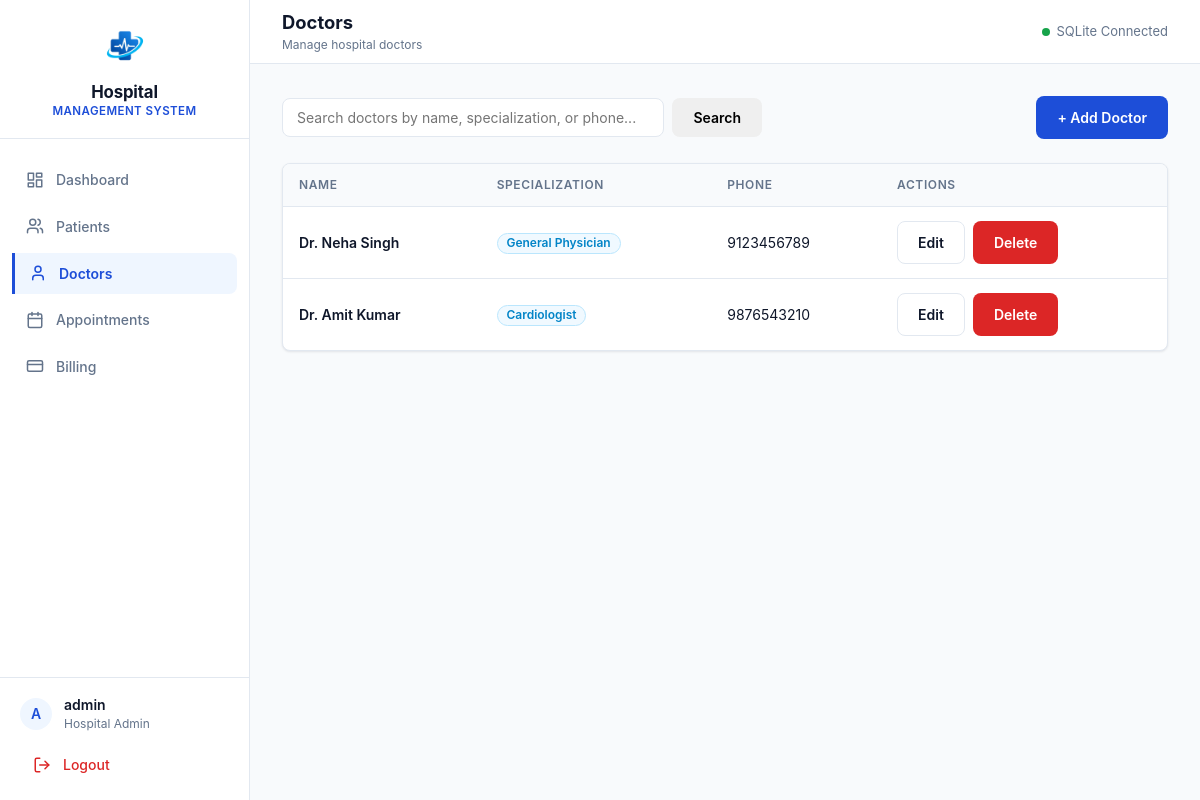
/doctors (signed in), run on the app's committed database.
### tables this page shows
CREATE TABLE doctors (
            doctor_id INTEGER PRIMARY KEY AUTOINCREMENT,
            name TEXT NOT NULL,
            specialization TEXT NOT NULL,
            phone TEXT NOT NULL
        );

### app.py (the view)
@app.route("/doctors")
@login_required
def doctors():
    search_query = request.args.get("search", "").strip()
    database = get_database_connection()
    if search_query:
        search_pattern = build_like_pattern(search_query)
        doctor_records = database.execute(
            """
            SELECT doctor_id, name, specialization, phone
            FROM doctors
            WHERE name LIKE ? ESCAPE '\\'
               OR specialization LIKE ? ESCAPE '\\'
               OR phone LIKE ? ESCAPE '\\'
            ORDER BY doctor_id DESC
            """,
            (
                search_pattern,
                search_pattern,
                search_pattern,
            ),
        ).fetchall()
    else:
        doctor_records = database.execute("""
            SELECT doctor_id, name, specialization, phone
            FROM doctors
            ORDER BY doctor_id DESC
            """).fetchall()
    return render_template(
        "doctors.html",
        doctors=doctor_records,
        search_query=search_query,
    )

### app.py (called while the page is built)
def get_database_connection():
    if "database" not in g:
        g.database = sqlite3.connect(DATABASE_PATH)
        g.database.row_factory = sqlite3.Row
        g.database.execute("PRAGMA foreign_keys = ON")
    return g.database

@app.teardown_appcontext
def close_database_connection(exception=None):
    database = g.pop("database", None)
    if database is not None:
        database.close()

def login_required(view_function):
    @wraps(view_function)
    def decorated_function(*args, **kwargs):
        if "user" not in session:
            return redirect(url_for("login"))
        return view_function(*args, **kwargs)
    return decorated_function

### templates/doctors.html (shortened to what this page needs)
{% extends "base.html" %}
{% block header_title %}Doctors{% endblock %}
{% block header_subtitle %}Manage hospital doctors{% endblock %}
{% block content %}
<div class="page-toolbar">
  <form action="{{ url_for('doctors') }}" method="GET" class="search-form" role="search">
    <div class="search-input-group">
      <input
        type="text"
        name="search"
        class="form-control search-input"
        placeholder="Search doctors by name, specialization, or phone..."
        value="{{ search_query }}"
        aria-label="Search doctors"
      >
      <button type="submit" class="btn btn-secondary">Search</button>
    </div>
  </form>
  <a href="{{ url_for('add_doctor') }}" class="btn btn-primary">+ Add Doctor</a>
</div>
{% if doctors %}
  <div class="content-card">
    <div class="table-responsive">
      <table class="data-table">
        <thead>
          <tr>
            <th scope="col">Name</th>
            <th scope="col">Specialization</th>
            <th scope="col">Phone</th>
            <th scope="col">Actions</th>
          </tr>
        </thead>
        <tbody>
          {% for doctor in doctors %}
            <tr>
              <td class="font-medium">{{ doctor.name }}</td>
              <td><span class="badge badge-info">{{ doctor.specialization }}</span></td>
              <td>{{ doctor.phone }}</td>
              <td>
                <div class="table-actions">
                  <a href="{{ url_for('edit_doctor', doctor_id=doctor.doctor_id) }}" class="btn btn-sm btn-outline">Edit</a>
                  <a href="{{ url_for('delete_doctor', doctor_id=doctor.doctor_id) }}" class="btn btn-sm btn-danger">Delete</a>
                </div>
              </td>
            </tr>
          {% endfor %}
        </tbody>
      </table>
    </div>
  </div>
{% endif %}
{% endblock %}

### static/css/style.css (style rules this page uses)
:root { --primary: #1d4ed8; --primary-hover: #1e40af; --primary-light: #eff6ff; --primary-border: #bfdbfe; --text-main: #0f172a; --text-muted: #64748b; --text-subtle: #94a3b8; --bg-body: #f8fafc; --bg-surface: #ffffff; --border-color: #e2e8f0; --color-success: #16a34a; --color-success-bg: #f0fdf4; --color-success-border: #bbf7d0; --color-warning: #d97706; --color-warning-bg: #fffbeb; --color-warning-border: #fde68a; --color-danger: #dc2626; --color-danger-bg: #fef2f2; --color-danger-border: #fecaca; --color-info: #0284c7; --color-info-bg: #f0f9ff; --color-info-border: #bae6fd; --radius-sm: 4px; --radius-md: 8px; --radius-lg: 12px; --shadow-sm: 0 1px 3px 0 rgba(15, 23, 42, 0.06), 0 1px 2px 0 rgba(15, 23, 42, 0.04); --shadow-md: 0 4px 6px -1px rgba(15, 23, 42, 0.08), 0 2px 4px -2px rgba(15, 23, 42, 0.05); --font-sans: -apple-system, BlinkMacSystemFont, "Segoe UI", Roboto, "Helvetica Neue", Arial, sans-serif; }
*, *::before, *::after { box-sizing: border-box; }
html, body { margin: 0; padding: 0; font-family: var(--font-sans); background-color: var(--bg-body); color: var(--text-main); line-height: 1.5; -webkit-font-smoothing: antialiased; }
a { color: var(--primary); text-decoration: none; }
.content-card { background-color: var(--bg-surface); border: 1px solid var(--border-color); border-radius: var(--radius-md); box-shadow: var(--shadow-sm); margin-bottom: 2rem; overflow: hidden; }
.table-responsive { width: 100%; overflow-x: auto; }
.data-table { width: 100%; border-collapse: collapse; text-align: left; font-size: 0.875rem; }
.data-table th { background-color: var(--bg-body); color: var(--text-muted); font-weight: 600; font-size: 0.75rem; text-transform: uppercase; letter-spacing: 0.05em; padding: 0.75rem 1rem; border-bottom: 1px solid var(--border-color); }
.data-table td { padding: 0.875rem 1rem; border-bottom: 1px solid var(--border-color); color: var(--text-main); vertical-align: middle; }
.data-table tbody tr:last-child td { border-bottom: none; }
.badge { display: inline-flex; align-items: center; padding: 0.2rem 0.55rem; border-radius: 9999px; font-size: 0.75rem; font-weight: 600; line-height: 1; }
.badge-info { background-color: var(--color-info-bg); color: var(--color-info); border: 1px solid var(--color-info-border); }
.form-control { width: 100%; padding: 0.625rem 0.875rem; border: 1px solid var(--border-color); border-radius: var(--radius-md); font-size: 0.875rem; font-family: inherit; color: var(--text-main); background-color: var(--bg-surface); transition: border-color 0.15s ease, box-shadow 0.15s ease; }
.btn { display: inline-flex; align-items: center; justify-content: center; gap: 0.5rem; padding: 0.625rem 1.25rem; border-radius: var(--radius-md); font-size: 0.875rem; font-weight: 600; font-family: inherit; cursor: pointer; border: 1px solid transparent; transition: all 0.15s ease-in-out; text-decoration: none; }
.btn-primary { background-color: var(--primary); color: #ffffff; }
.btn-danger { background-color: var(--color-danger); color: #ffffff; }
.btn-outline { background-color: transparent; border-color: var(--border-color); color: var(--text-main); }
.page-toolbar { display: flex; align-items: center; justify-content: space-between; gap: 1rem; margin-bottom: 1.5rem; flex-wrap: wrap; }
.search-form { display: flex; align-items: center; flex: 1; max-width: 480px; }
.search-input-group { display: flex; align-items: center; gap: 0.5rem; width: 100%; }
.search-input { min-width: 220px; }
.table-actions { display: flex; align-items: center; gap: 0.5rem; }
.font-medium { font-weight: 600; }

### data on the page
doctors: name "Dr. Neha Singh", specialization "General Physician", phone "9123456789"
doctors: name "Dr. Amit Kumar", specialization "Cardiologist", phone "9876543210"

### other printed values
{{ session.get('user', 'Administrator') }} "admin"
